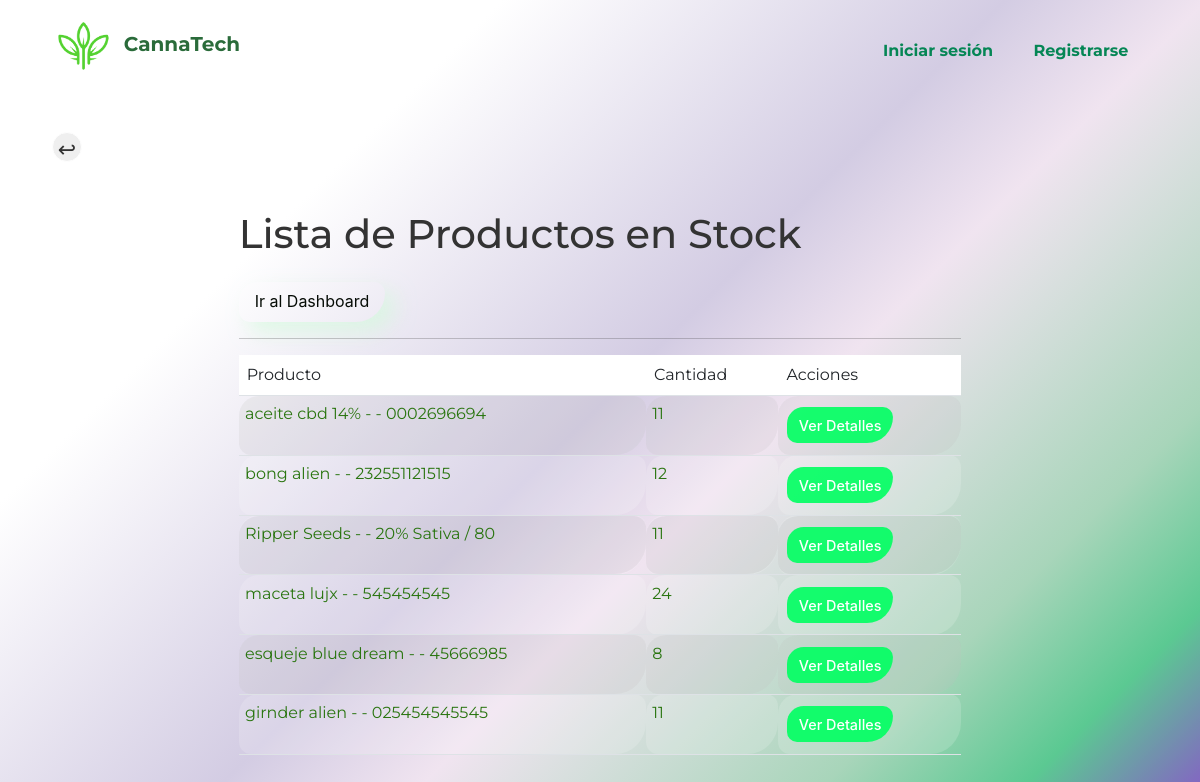
/stock/, run on the app's committed database.
### core/models.py (models this page shows, shortened)
class Stock(models.Model):
    product = models.OneToOneField(Product, on_delete=models.CASCADE, related_name='stock')
    quantity = models.PositiveIntegerField(default=0)
    low_stock_threshold = models.PositiveIntegerField(default=10)

class Product(models.Model):
    variedad = models.ForeignKey(Variedad, on_delete=models.CASCADE, null=True, blank=True)
    name = models.CharField(max_length=100)
    code = models.CharField(max_length=15, unique=True)
    is_favorite = models.BooleanField(default=False)
    user = models.ForeignKey(User, on_delete=models.CASCADE, null=True, blank=True)
    def __str__(self):
        variedad_nombre = self.variedad.nombre if self.variedad else ""
        return f"{self.name} - {variedad_nombre} - {self.code}"

### core/views.py (the view)
# urls.py: path('stock/', views.lista_stock, name='lista_stock'),
def lista_stock(request):
    stocks = Stock.objects.all()  # Consulta todos los productos en stock
    return render(request, 'core/lista_stock.html', {'stocks': stocks})

### core/templates/core/lista_stock.html (shortened to what this page needs)
{% extends 'core/base.html' %}
{% block content %}
<div class="container">
    <input type="button" class="btn-prev" value="↩" onClick="javascript:history.go(-1);">
    <div class="row mt-5">
        <div class="col-md-8 offset-md-2">
            <h1 class="mb-4">Lista de Productos en Stock</h1>
            <a href="/dashboard" class="btncode">Ir al Dashboard</a>
            <hr>
            <div class="table-responsive">
                <table class="table table-striped">
                    <thead>
                        <tr>
                            <th scope="col">Producto</th>
                            <th scope="col">Cantidad</th>
                            <th scope="col">Acciones</th>
                        </tr>
                    </thead>
                    <tbody>
                        {% for stock in stocks %}
                        <tr>
                            <td data-label="Producto">{{ stock.product }}</td>
                            <td data-label="Cantidad">{{ stock.quantity }}</td>
                            <td data-label="Acciones">
                                <a href="{% url 'stock_detail' product_id=stock.product.id %}" class="btn8 btn-sm">Ver Detalles</a>
                            </td>
                        </tr>
                        {% empty %}
                        <tr>
                            <td colspan="3" class="text-center">No hay productos en stock actualmente.</td>
                        </tr>
                        {% endfor %}
                    </tbody>
                </table>
            </div>
        </div>
    </div>
</div>
{% endblock %}

### core/templates/core/lista_stock.html (style rules this page uses)
.container { padding: 20px; }
.table-responsive { overflow-x: auto; }
.btn8 { padding: 8px 12px; border: none; border-radius: 20px 12px 31px; cursor: pointer; text-decoration: none; display: inline-block; margin: 5px 2px; font-size: 0.9rem; white-space: nowrap; background-color: #00ff62e7; color: #fff; }

### data on the page
Stock: product "aceite cbd 14% - - 0002696694", quantity "11"
Stock: product "bong alien - - 232551121515", quantity "12"
Stock: product "Ripper Seeds - - 20% Sativa / 80", quantity "11"
Stock: product "maceta lujx - - 545454545", quantity "24"
Stock: product "esqueje blue dream - - 45666985", quantity "8"
Stock: product "girnder alien - - 025454545545", quantity "11"
